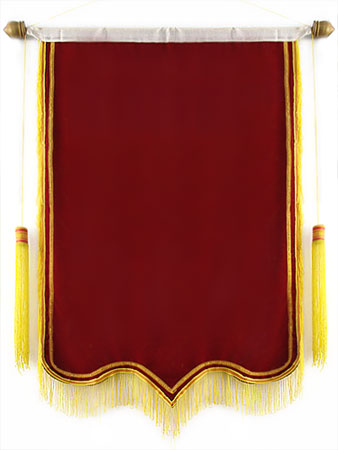
#> input picture tests/jinqi_bg_src.jpg, 338 x 450 px
$ python make_jinqi_bg.py jinqi_bg_src.jpg
#> lines starting #> are read from the running program, lines starting #| are printed output that depends on the picture
"""把锦旗模板素材处理成运行时底图 assets/jinqi_bg.png。

素材 `tests/jinqi_bg_src.jpg` 是一张 338×450 的公开锦旗模板（红丝绒竖幅 +
银杆 + 金围边 + 金流苏，白色背景）。原图分辨率偏低，直接拿来渲染文字会显得
糊，所以这里统一放大到 2.4 倍并做一次轻量锐化，产出 811×1080 的底图。

底图只负责"锦旗本体"，文字由 essential_render_jinqi.py 在运行时叠加。

运行：python tests/make_jinqi_bg.py [源图] [输出路径]
"""

from __future__ import annotations

import sys
from pathlib import Path

from PIL import Image, ImageFilter

TESTS_DIR = Path(__file__).resolve().parent
PLUGIN_DIR = TESTS_DIR.parent

SRC_DEFAULT = TESTS_DIR / "jinqi_bg_src.jpg"
OUT_DEFAULT = PLUGIN_DIR / "assets" / "jinqi_bg.png"

SCALE = 2.4                      # 放大倍数（源图偏小，放大后配文字才不糊）
UNSHARP_RADIUS = 2.2             # 锐化半径
UNSHARP_PERCENT = 68             # 锐化强度
UNSHARP_THRESHOLD = 3            # 锐化阈值（低对比度区域不锐化，避免噪点被放大）


def make(src: Path = SRC_DEFAULT, out: Path = OUT_DEFAULT) -> None:
    src, out = Path(src), Path(out)
    img = Image.open(src).convert("RGB")
#> img is the input picture: PIL image 338x450 RGB; mean R, G, B 168.8, 115.4, 101.4
    size = (round(img.width * SCALE), round(img.height * SCALE))
#> size = (811, 1080)
    img = img.resize(size, Image.LANCZOS)
#> img: PIL image 811x1080 RGB
    # 丝绒本身是软的，放大后略钝一点没关系；金围边/流苏需要一点锐度把细节拉回来
    img = img.filter(ImageFilter.UnsharpMask(
        radius=UNSHARP_RADIUS, percent=UNSHARP_PERCENT, threshold=UNSHARP_THRESHOLD
    ))
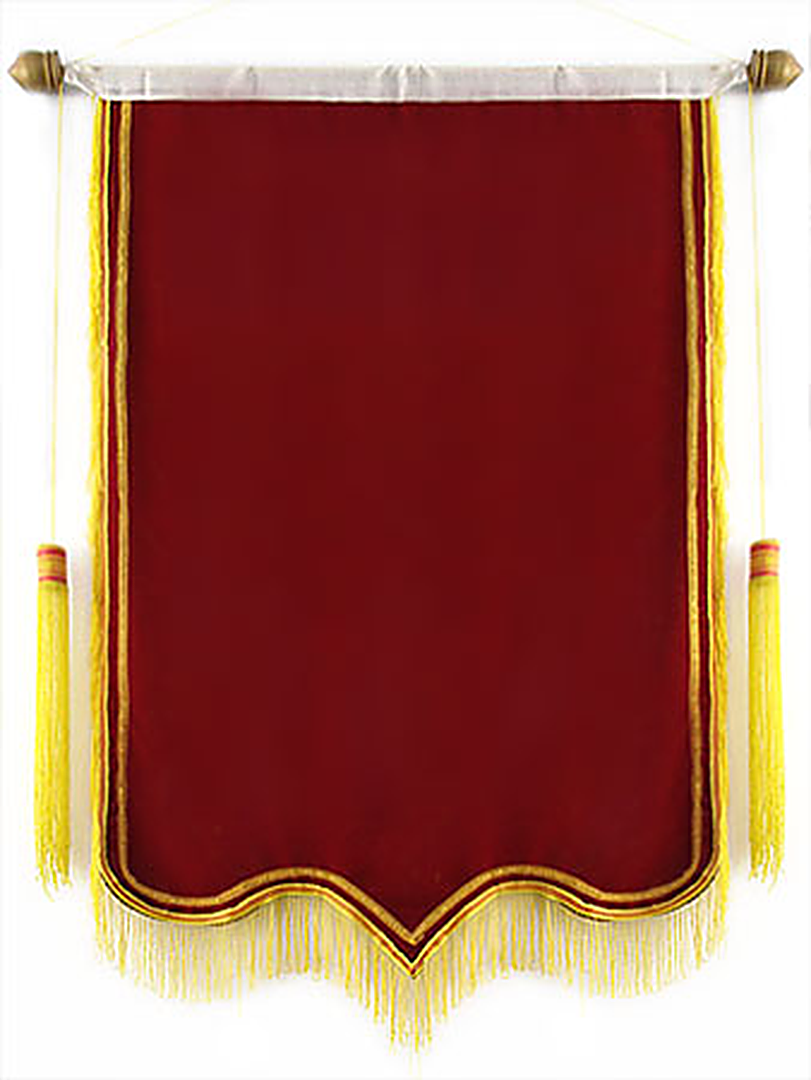
#> img: PIL image 811x1080 RGB; mean R, G, B 168.7, 115.5, 101.4
    out.parent.mkdir(parents=True, exist_ok=True)
    img.save(out)
    print(f"锦旗底图已生成: {out} ({size[0]}×{size[1]}，源图 {src.name} ×{SCALE})")
#| 锦旗底图已生成: assets/jinqi_bg.png (811×1080，源图 jinqi_bg_src.jpg ×2.4)


if __name__ == "__main__":
    args = sys.argv[1:]
    make(
        Path(args[0]) if len(args) > 0 else SRC_DEFAULT,
        Path(args[1]) if len(args) > 1 else OUT_DEFAULT,
    )
